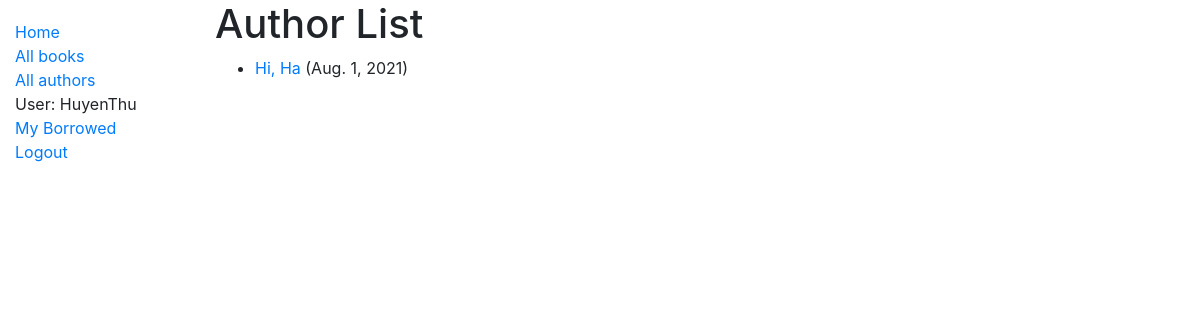
/en-us/catalog/authors/ (signed in), run on an earlier commit of the app's database.
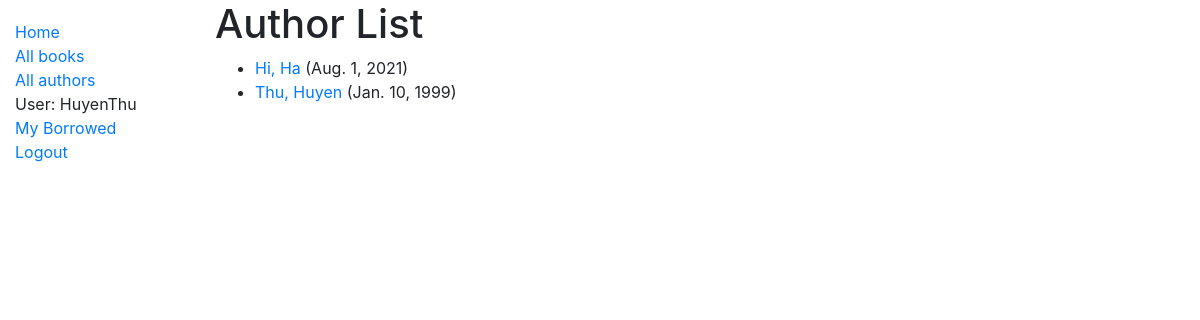
And on a later commit of the database.
### catalog/models.py (models this page shows)
class Author(models.Model):
    first_name = models.CharField(max_length=100)
    last_name = models.CharField(max_length=100)
    date_of_birth = models.DateField(null=True, blank=True)
    date_of_death = models.DateField('Died', null=True, blank=True)
    class Meta:
        ordering = ['last_name', 'first_name']
    def get_absolute_url(self):
        return reverse('author-detail', args=[str(self.id)])
    def __str__(self):
        return f'{self.last_name}, {self.first_name}'

### catalog/views.py (the view)
# urls.py: path('authors/', views.AuthorListView.as_view(), name="authors"),
class AuthorListView(generic.ListView):
    model = Author
    paginate_by = 2

### catalog/templates/catalog/author_list.html
{% extends "base_generic.html" %} {% load i18n %} {% block content %}
    <h1>{% translate "Author List" %}</h1>
{% if author_list %}
    <ul>
        {% for author in author_list %}
            <li>
                <a href="{{ author.get_absolute_url }}">{{ author }}</a>
                ({{author.date_of_birth}})
            </li>
        {% endfor %}
    </ul>
{% else %}
    <p>{% translate "There are no authors" %}</p>
{% endif %} {% endblock %}

### catalog/templates/base_generic.html (shortened to what this page needs)
{% load i18n %}
<!DOCTYPE html>
<html lang="en">
<head>
        <link rel="stylesheet" href="https://cdn.jsdelivr.net/npm/bootstrap@4.5.3/dist/css/bootstrap.min.css">
    {% load static %}
    <link rel="stylesheet" href="{% static 'css/styles.css' %}">
</head>
<body>
    <div class="container-fluid">
        <div class="row">
            <div class="col-sm-2">
                {% block sidebar %}
                    <ul class="sidebar-nav">
                        <li><a href="{% url 'index' %}">{% translate "Home" %}</a></li>
                        <li><a href="{% url 'books' %}">{% translate "All books" %}</a></li>
                        <li><a href="{% url 'authors' %}">{% translate "All authors" %}</a></li>
                        {% if user.is_authenticated %}
                            <li>{% translate 'User:' %} {{ user.get_username }}</li>
                            <li><a href="{% url 'my-borrowed' %}">{% translate "My Borrowed" %}</a></li>
                            <li><a href="{% url 'logout'%}?next={{request.path}}">{% translate 'Logout' %}</a></li>
                        {% else %}
                            <li><a href="{% url 'login'%}?next={{request.path}}">{% translate 'Login' %}</a></li>
                        {% endif %}
                    </ul>
                {% endblock %}
            </div>
            <div class="col-sm-10 ">
                {% block content %}{% endblock %}
            </div>
        </div>
    </div>
</body>
</html>

### catalog/static/styles.css (style rules this page uses)
.sidebar-nav { margin-top: 20px; padding: 0; list-style: none; }

What changed in the data, as far as the page shows it:
added Author: last_name+first_name "Thu, Huyen", date_of_birth "Jan. 10, 1999"
